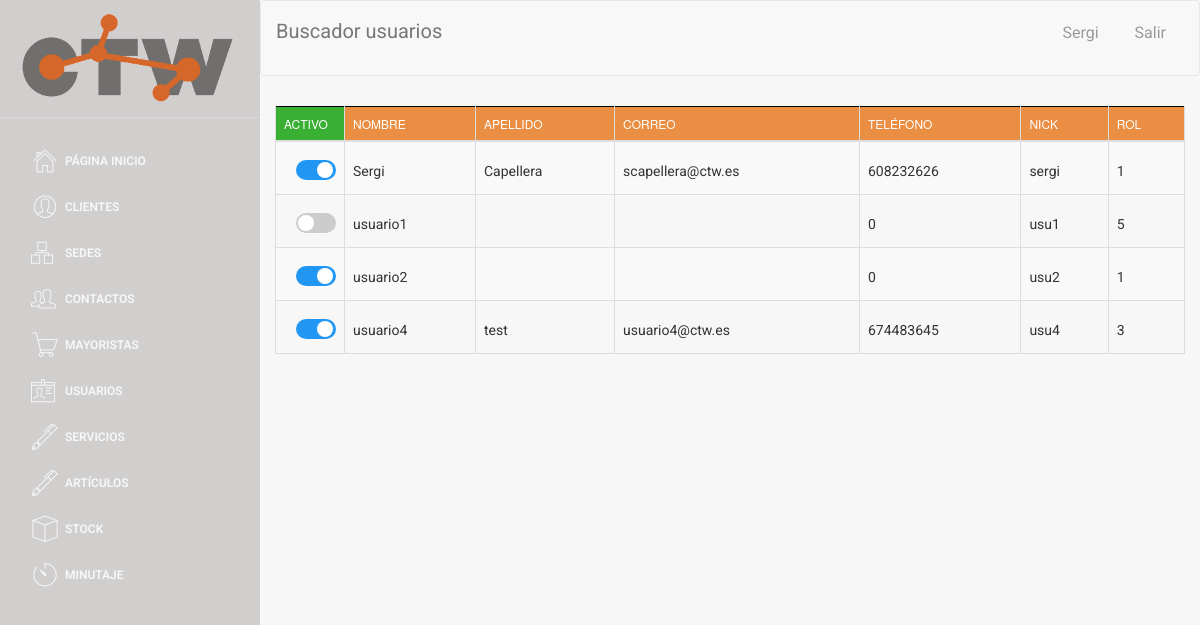
The page /buscador/buscador_usuarios.php (signed in) on the database as committed earlier.
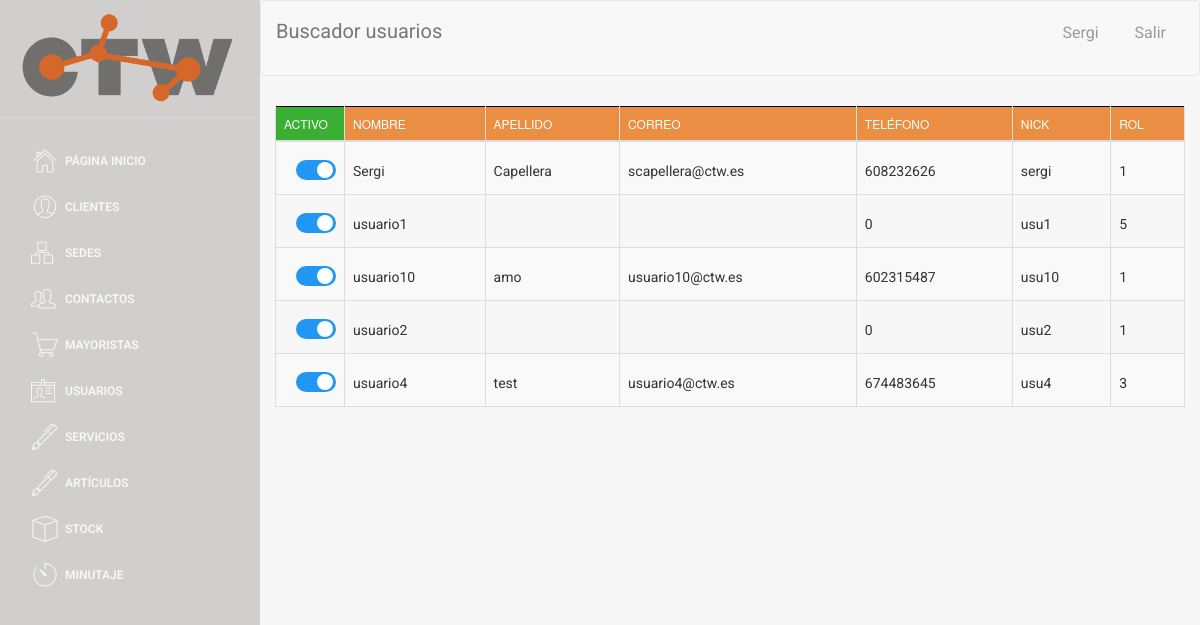
The same page on the database as committed later.
### tables this page shows
CREATE TABLE `USUARIO` (
  `ID_USUARIO` int(4) NOT NULL,
  `nombre` varchar(40) NOT NULL,
  `apellido` varchar(40) NOT NULL,
  `correo` varchar(40) NOT NULL,
  `telefono` int(9) NOT NULL,
  `user` varchar(20) NOT NULL,
  `password` varchar(50) NOT NULL,
  `rol` int(1) NOT NULL,
  `activo` tinyint(1) NOT NULL,
  `imagen` varchar(30) DEFAULT NULL
);

### web/assets/php/selects.php (called while the page is built, shortened)
<?php
function select_all_usuario()
{
    $conn = connect();
    $sql = "SELECT *
    FROM USUARIO
    ORDER BY nombre asc";
    $data = $conn->query($sql);
    return $data;
}

### web/buscador/buscador_usuarios.php (the view, shortened to what this page needs)
    <!doctype html>
<?php
include('../assets/php/selects.php');
include('../assets/php/functions.php');
if($_SESSION["login_done"]==true){
?>
<html lang="en">
<head>
</head>
<body>
<div class="wrapper">
    <div class="sidebar">
        <div class="sidebar-wrapper">
        </div>
    </div>
    <div class="main-panel">
        <nav class="navbar navbar-default navbar-fixed">
            <div class="container-fluid">
                <div class="navbar-header">
                <a class="navbar-brand">Buscador usuarios</a>
            </div>
            <div class="collapse navbar-collapse">
            </div>
        </div>
        </nav>
        <div class="content">
            <div class="container-fluid">
                <div class="row">
                    <div >
                        <div >
                                <table id="buscador_usuario" class="table table-striped table-bordered">
                                    <thead>
                                        <tr>
                                            <th style="background-color: #39AF33; width: 30px;">Activo</th>
                                            <th>Nombre</th>
                                            <th>Apellido</th>
                                            <th>Correo</th>
                                            <th>Teléfono</th>
                                            <th>Nick</th>
                                            <th>Rol</th>
                                        </tr>
                                    </thead>
                                    <tbody>
                                        <?php
                                            $data = select_all_usuario();
                                            if ($data->num_rows > 0) {
                                                 while($row = $data->fetch_assoc()) {
                                                    $pk = $row['ID_USUARIO'];
                                        ?>
                                                    <tr>
                                                        <?php checkbox_usuarios($row['activo'],$row['ID_USUARIO']  )?>
                                                        <td><label style="margin-top: 11px;"><a href="#" class="nombre" data-pk=<?php echo "\"$pk\""; ?>><?php echo $row['nombre']?> </a></label></td>
                                                        <td><label style="margin-top: 11px;"><a href="#" class="apellido" data-pk=<?php echo "\"$pk\""; ?>><?php echo $row['apellido']?> </a></label></td>
                                                        <td><label style="margin-top: 11px;"><a href="#" class="correo" data-pk=<?php echo "\"$pk\""; ?>><?php echo $row['correo']?> </a></label></td>
                                                        <td><label style="margin-top: 11px;"><a href="#" class="telefono" data-pk=<?php echo "\"$pk\""; ?>><?php echo $row['telefono']?> </a></label></td>
                                                        <td><label style="margin-top: 11px;"><a href="#" class="user" data-pk=<?php echo "\"$pk\""; ?>><?php echo $row['user']?> </a></label></td>
                                                        <td><label style="margin-top: 11px;"><a href="#" class="rol" data-pk=<?php echo "\"$pk\""; ?>><?php echo $row['rol']?> </a></label></td>
                                                    </tr>
                                        <?php
                                                 }
                                            } else {
                                                 echo "0 results";
                                            }
                                        ?>
                                    </tbody>
                                </table>
                        </div>
                    </div>
                </div>
            </div>
        </div>
    </div>
</div>
</body>
</html>
<?php
}else{
    echo "false";
    header("location:../index.php");
}
?>

### web/assets/php/functions.php (shortened to what this page needs)
<html>
    <?php
function checkbox_usuarios($activo, $ID_USUARIO)
{
    if ($activo == 0) {
        echo "<td><label style=\"margin-top: 10px; margin-left:12px;\" class=\"switcha\" ><a class=\"checkbox_activo\">&nbsp;0</a><input  type=\"checkbox\" onchange=\" onchange_usuario('$ID_USUARIO', $activo)\"><div  class=\"slider rounda\"></div></label></td>";
    } else {
        echo "<td><label style=\"margin-top: 10px; margin-left:12px;\" class=\"switcha\"><a  class=\"checkbox_activo\">&nbsp;1</a><input  type=\"checkbox\" checked onchange=\" onchange_usuario('$ID_USUARIO', $activo)\" ><div  class=\"slider rounda\"></div></label></td>";
    }
}
?>
</html>

Rows that differ between the two databases and show on the page:
changed usuario "usuario1": activo 0 → 1 (drawn)
added usuario: nombre "usuario10", apellido "amo", correo "usuario10@ctw.es", telefono "602315487", user "usu10", rol "1"
